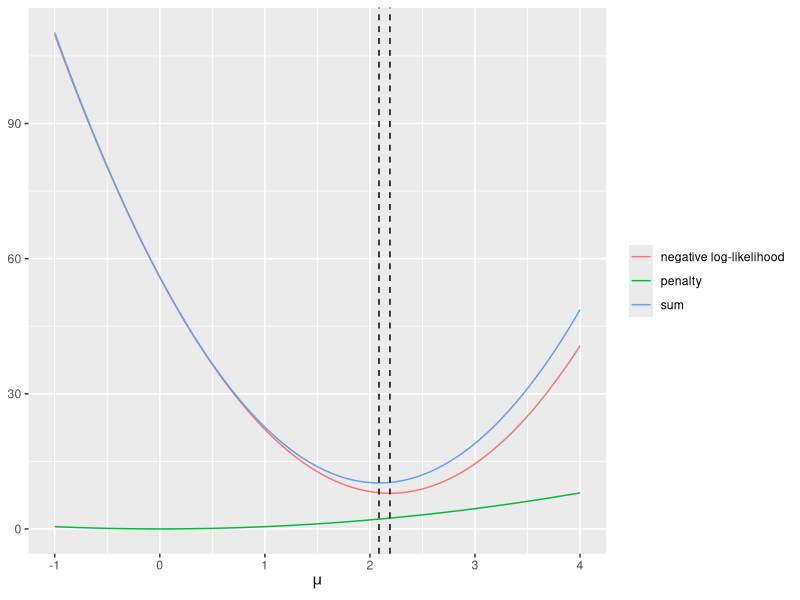

Write the R code that produced this figure.
## ---- chunk 1
#| code-fold: true
#| fig-alt: >-
#|   Three curves over the mean mu. The negative log-likelihood is a parabola
#|   with its minimum at the sample mean, near 2.2. The penalty is a parabola
#|   with its minimum at 0. Their sum is a parabola with its minimum between
#|   the two, slightly left of the sample mean. Vertical lines mark the
#|   sample mean and the MAP estimate.
set.seed(1)
n <- 20
x <- rnorm(n = n, mean = 2, sd = 1)
xbar <- mean(x)
map_est <- n / (n + 1) * xbar
mu_grid <- seq(-1, 4, length.out = 501)
nll <- vapply(mu_grid, function(m) sum((x - m)^2) / 2, numeric(1))
curves <- tibble::tibble(
  mu = rep(mu_grid, times = 3),
  curve = rep(
    c("negative log-likelihood", "penalty", "sum"),
    each = length(mu_grid)
  ),
  value = c(nll, mu_grid^2 / 2, nll + mu_grid^2 / 2)
)
ggplot2::ggplot(curves) +
  ggplot2::aes(x = mu, y = value, colour = curve) +
  ggplot2::geom_line() +
  ggplot2::geom_vline(xintercept = c(xbar, map_est), linetype = "dashed") +
  ggplot2::labs(x = expression(mu), y = NULL, colour = NULL)
